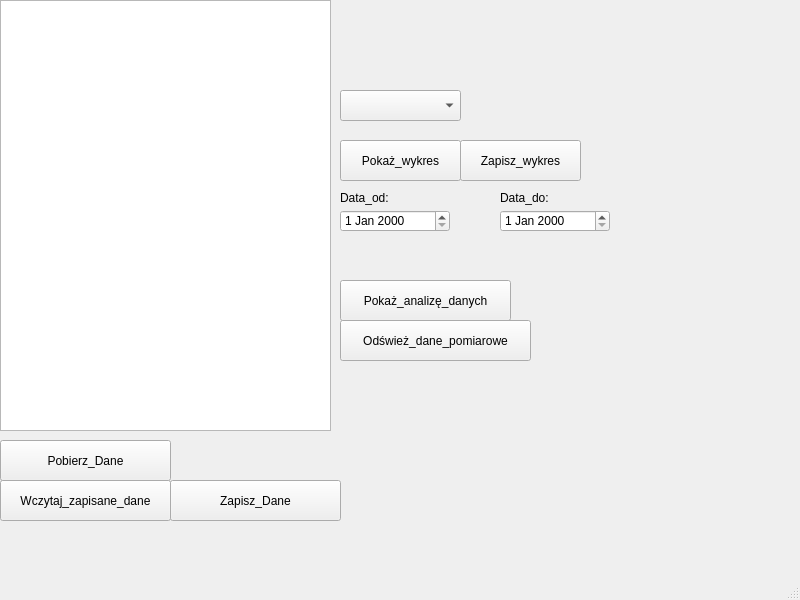
<?xml version="1.0" encoding="UTF-8"?>
<ui version="4.0">
 <class>MainWindow</class>
 <widget class="QMainWindow" name="MainWindow">
  <property name="geometry">
   <rect>
    <x>0</x>
    <y>0</y>
    <width>800</width>
    <height>600</height>
   </rect>
  </property>
  <property name="windowTitle">
   <string>MainWindow</string>
  </property>
  <widget class="QWidget" name="centralwidget">
   <widget class="QPushButton" name="pushButton">
    <property name="geometry">
     <rect>
      <x>0</x>
      <y>440</y>
      <width>171</width>
      <height>41</height>
     </rect>
    </property>
    <property name="text">
     <string>Pobierz_Dane</string>
    </property>
   </widget>
   <widget class="QListWidget" name="stationListWidget">
    <property name="geometry">
     <rect>
      <x>0</x>
      <y>0</y>
      <width>331</width>
      <height>431</height>
     </rect>
    </property>
   </widget>
   <widget class="QPushButton" name="pushButton_2">
    <property name="geometry">
     <rect>
      <x>0</x>
      <y>480</y>
      <width>171</width>
      <height>41</height>
     </rect>
    </property>
    <property name="text">
     <string>Wczytaj_zapisane_dane</string>
    </property>
   </widget>
   <widget class="QComboBox" name="sensorComboBox">
    <property name="geometry">
     <rect>
      <x>340</x>
      <y>90</y>
      <width>121</width>
      <height>31</height>
     </rect>
    </property>
   </widget>
   <widget class="QPushButton" name="drawButton">
    <property name="geometry">
     <rect>
      <x>340</x>
      <y>140</y>
      <width>121</width>
      <height>41</height>
     </rect>
    </property>
    <property name="text">
     <string>Pokaż_wykres</string>
    </property>
   </widget>
   <widget class="QPushButton" name="exportButton">
    <property name="geometry">
     <rect>
      <x>170</x>
      <y>480</y>
      <width>171</width>
      <height>41</height>
     </rect>
    </property>
    <property name="text">
     <string>Zapisz_Dane</string>
    </property>
   </widget>
   <widget class="QPushButton" name="analyzeButton">
    <property name="geometry">
     <rect>
      <x>340</x>
      <y>280</y>
      <width>171</width>
      <height>41</height>
     </rect>
    </property>
    <property name="text">
     <string>Pokaż_analizę_danych</string>
    </property>
   </widget>
   <widget class="QPushButton" name="exportChartButton">
    <property name="geometry">
     <rect>
      <x>460</x>
      <y>140</y>
      <width>121</width>
      <height>41</height>
     </rect>
    </property>
    <property name="text">
     <string>Zapisz_wykres</string>
    </property>
   </widget>
   <widget class="QPushButton" name="refreshButton">
    <property name="geometry">
     <rect>
      <x>340</x>
      <y>320</y>
      <width>191</width>
      <height>41</height>
     </rect>
    </property>
    <property name="text">
     <string>Odśwież_dane_pomiarowe</string>
    </property>
   </widget>
   <widget class="QLabel" name="dateFromEdit">
    <property name="geometry">
     <rect>
      <x>340</x>
      <y>190</y>
      <width>61</width>
      <height>16</height>
     </rect>
    </property>
    <property name="text">
     <string>Data_od: </string>
    </property>
   </widget>
   <widget class="QLabel" name="dateToEdit">
    <property name="geometry">
     <rect>
      <x>500</x>
      <y>190</y>
      <width>51</width>
      <height>16</height>
     </rect>
    </property>
    <property name="text">
     <string>Data_do: </string>
    </property>
   </widget>
   <widget class="QDateEdit" name="startDateTimeEdit">
    <property name="geometry">
     <rect>
      <x>340</x>
      <y>210</y>
      <width>110</width>
      <height>22</height>
     </rect>
    </property>
   </widget>
   <widget class="QDateEdit" name="endDateTimeEdit">
    <property name="geometry">
     <rect>
      <x>500</x>
      <y>210</y>
      <width>110</width>
      <height>22</height>
     </rect>
    </property>
   </widget>
  </widget>
  <widget class="QMenuBar" name="menubar">
   <property name="geometry">
    <rect>
     <x>0</x>
     <y>0</y>
     <width>800</width>
     <height>22</height>
    </rect>
   </property>
  </widget>
  <widget class="QStatusBar" name="statusbar"/>
 </widget>
 <resources/>
 <connections/>
</ui>
